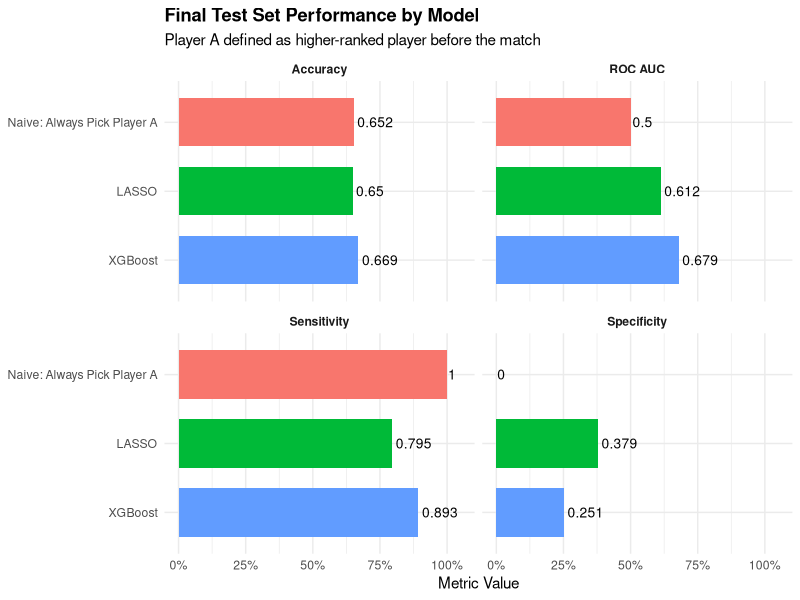
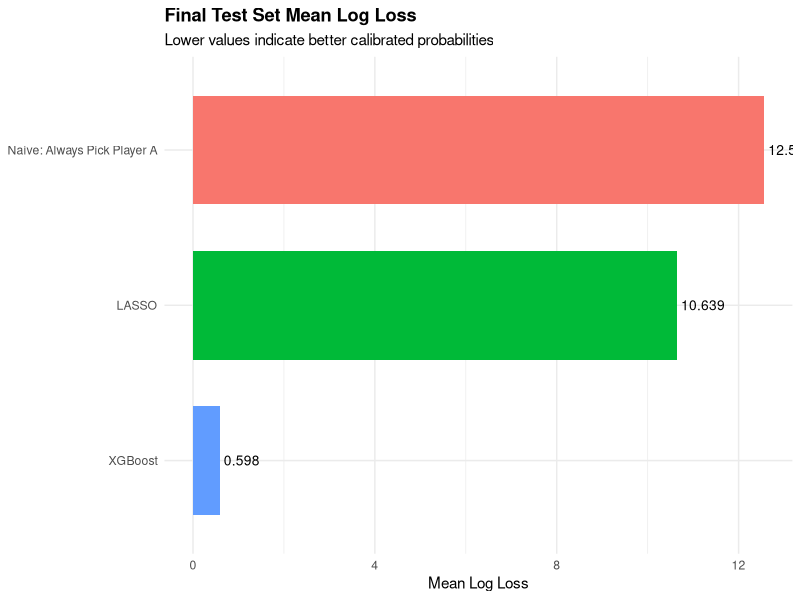
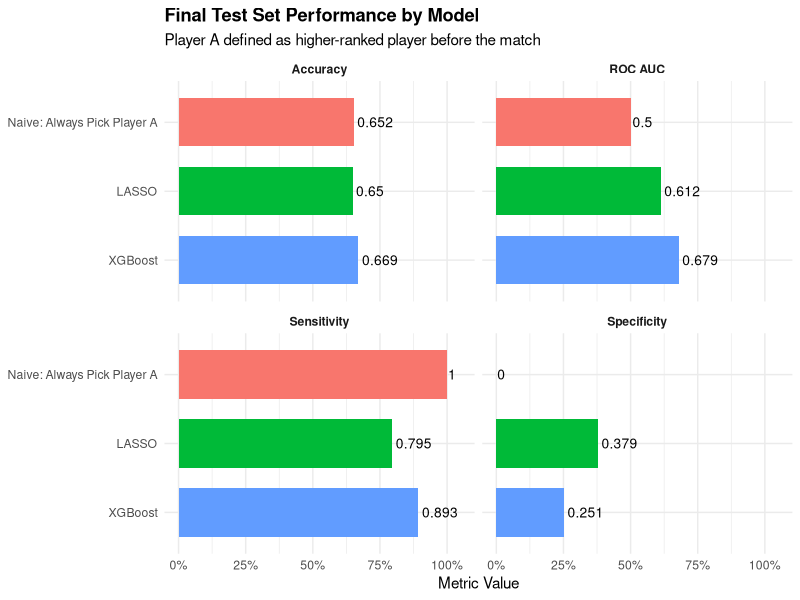
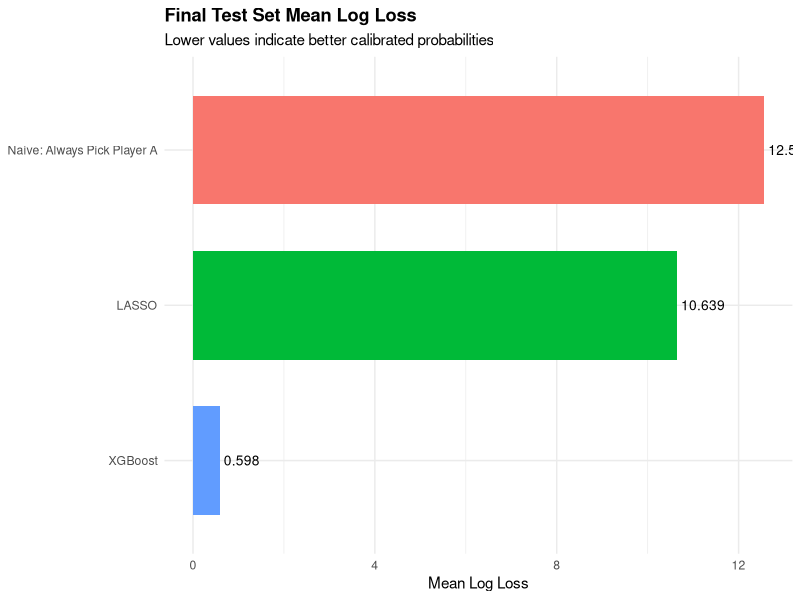

Write the R code that produced these figures, in order.
# overview:
# we create two simple plots showing the evaluation metrics for lasso and xgboost models

# load packages
library(tidyverse)
library(readr)
library(scales)
library(here)


# Load final model comparison table


final_test_results <- read_csv(
  here("results", "tables", "final_test_model_comparison.csv")
)

final_test_results


# make results useable for plotting
model_results_long <- final_test_results |>
  pivot_longer(
    cols = c(accuracy, sensitivity, specificity, roc_auc, mn_log_loss),
    names_to = "metric",
    values_to = "value"
  ) |>
  mutate(
    model = factor(
      model,
      levels = c(
        "Naive: Always Pick Player A",
        "LASSO",
        "XGBoost"
      )
    ),
    metric = recode(
      metric,
      accuracy = "Accuracy",
      sensitivity = "Sensitivity",
      specificity = "Specificity",
      roc_auc = "ROC AUC",
      mn_log_loss = "Mean Log Loss"
    )
  )


# Horizontal Classification Metrics Plot
classification_metrics_plot <- model_results_long |>
  filter(metric != "Mean Log Loss") |>
  ggplot(aes(
    y = fct_rev(model),
    x = value,
    fill = model
  )) +
  geom_col(width = 0.70, show.legend = FALSE) +
  geom_text(
    aes(label = round(value, 3)),
    hjust = -0.10,
    size = 3.5
  ) +
  facet_wrap(~ metric, ncol = 2) +
  scale_x_continuous(
    labels = scales::percent_format(accuracy = 1),
    limits = c(0, 1.05)
  ) +
  labs(
    title = "Final Test Set Performance by Model",
    subtitle = "Player A defined as higher-ranked player before the match",
    x = "Metric Value",
    y = NULL
  ) +
  theme_minimal() +
  theme(
    strip.text = element_text(face = "bold"),
    plot.title = element_text(face = "bold")
  )

classification_metrics_plot


# Horizontal Log Loss Plot
log_loss_plot <- model_results_long |>
  filter(metric == "Mean Log Loss") |>
  ggplot(aes(
    y = fct_rev(model),
    x = value,
    fill = model
  )) +
  geom_col(width = 0.70, show.legend = FALSE) +
  geom_text(
    aes(label = round(value, 3)),
    hjust = -0.10,
    size = 3.5
  ) +
  labs(
    title = "Final Test Set Mean Log Loss",
    subtitle = "Lower values indicate better calibrated probabilities",
    x = "Mean Log Loss",
    y = NULL
  ) +
  theme_minimal() +
  theme(
    plot.title = element_text(face = "bold")
  )

log_loss_plot


#Save figures
dir.create(here("results", "figures"), recursive = TRUE, showWarnings = FALSE)

ggsave(
  filename = here("results", "figures", "final_model_classification_metrics.pdf"),
  plot = classification_metrics_plot,
  width = 11,
  height = 5
)

ggsave(
  filename = here("results", "figures", "final_model_log_loss.pdf"),
  plot = log_loss_plot,
  width = 8,
  height = 5
)
